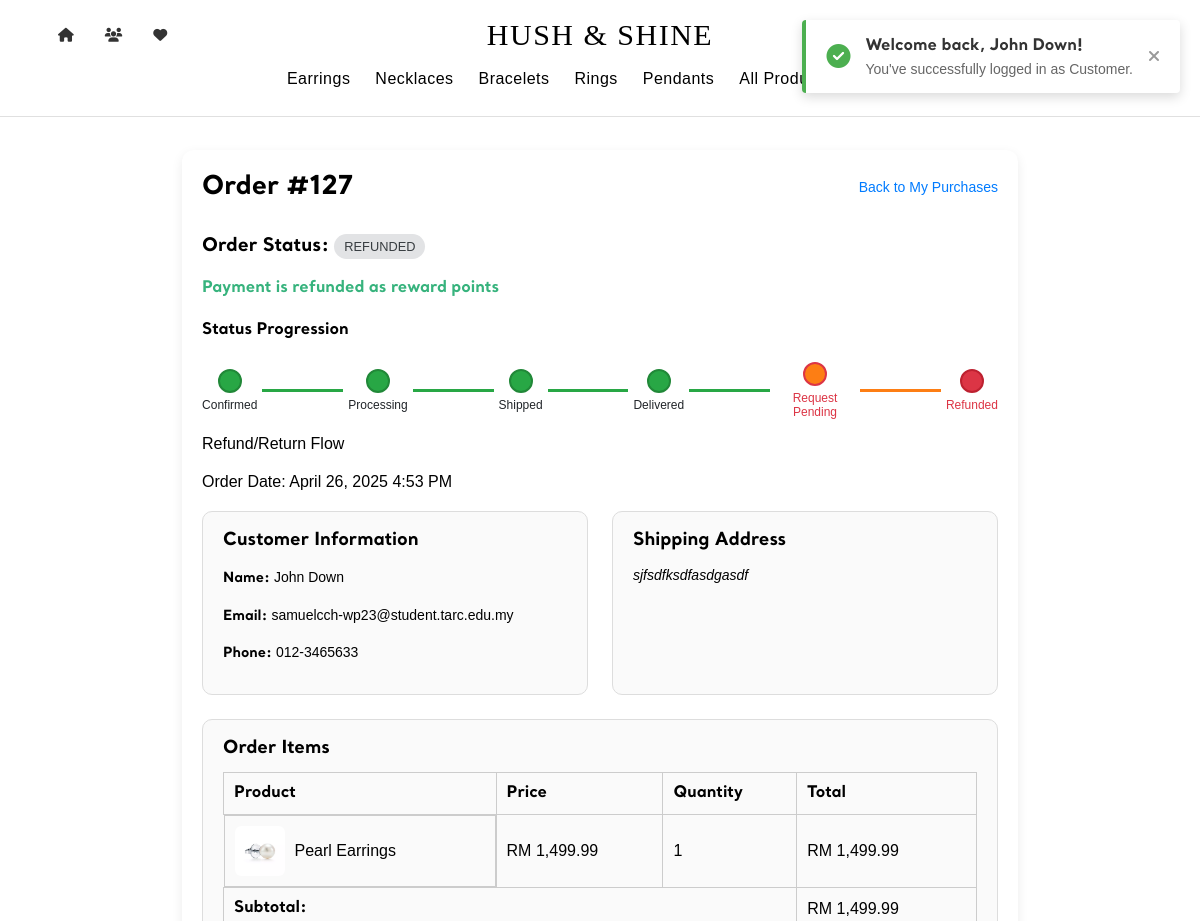
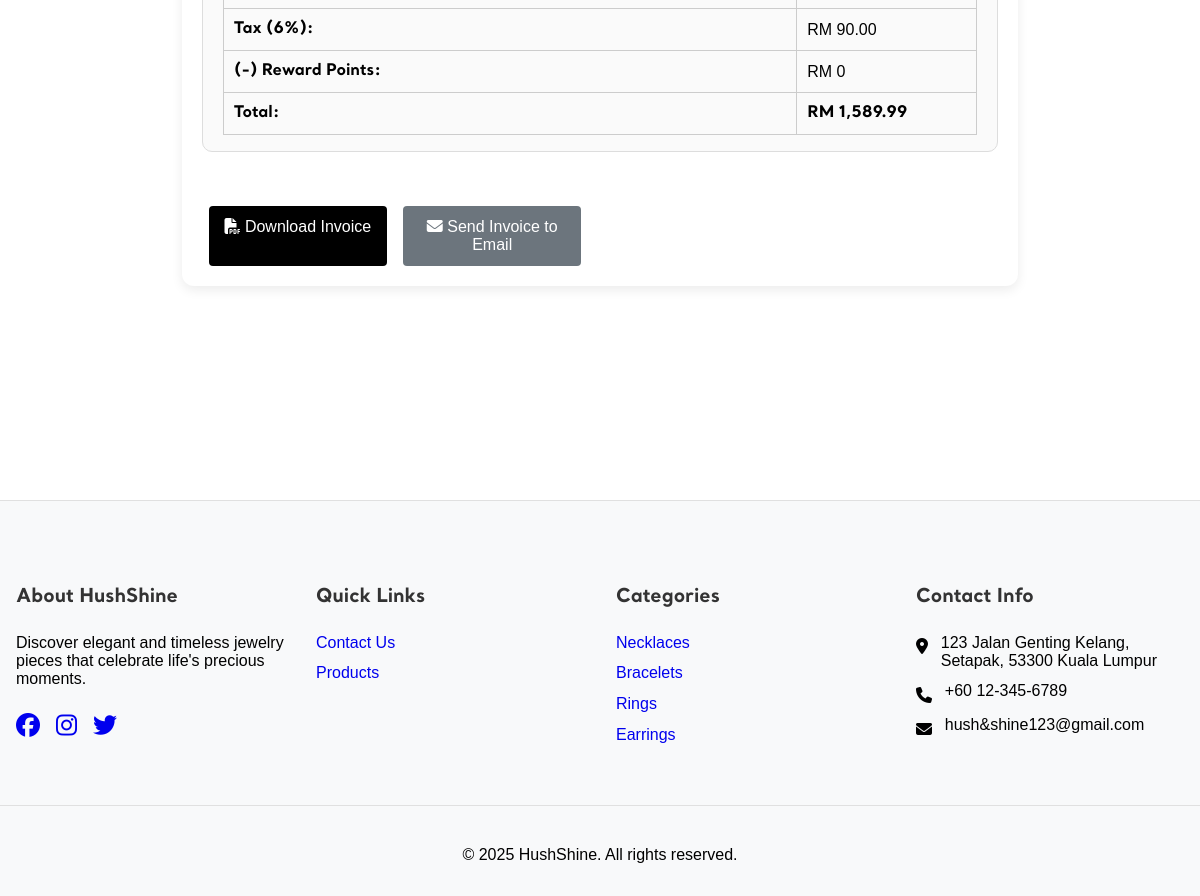
The app's page /page/cust_viewOrder.php?id=127 (signed in) with its own data (2 pictures, top to bottom).
### tables this page shows
CREATE TABLE `orders` (
  `order_id` int(11) NOT NULL,
  `cust_id` char(5) NOT NULL,
  `order_date` datetime NOT NULL,
  `reward_used` decimal(10,2) DEFAULT 0.00,
  `reward_get` decimal(10,2) DEFAULT 0.00,
  `total_amount` decimal(10,2) NOT NULL,
  `status` varchar(50) NOT NULL DEFAULT 'Pending',
  `payment_id` varchar(255) DEFAULT NULL,
  `payment_status` varchar(50) DEFAULT NULL,
  `shipping_address` text DEFAULT NULL,
  `payment_method` varchar(50) NOT NULL
);

CREATE TABLE `customer` (
  `cust_id` char(5) NOT NULL,
  `cust_name` varchar(50) NOT NULL,
  `cust_contact` varchar(13) NOT NULL,
  `cust_email` varchar(50) NOT NULL,
  `cust_gender` char(1) NOT NULL,
  `cust_password` varchar(100) NOT NULL,
  `cust_photo` varchar(100) NOT NULL,
  `status` enum('active','blocked') DEFAULT 'active',
  `blocked_until` datetime DEFAULT NULL,
  `block_reason` varchar(255) DEFAULT NULL
);

CREATE TABLE `order_items` (
  `order_item_id` int(11) NOT NULL,
  `order_id` int(11) NOT NULL,
  `prod_id` char(4) NOT NULL,
  `quantity` int(11) NOT NULL,
  `price` decimal(10,2) NOT NULL
);

CREATE TABLE `product` (
  `prod_id` char(4) NOT NULL,
  `prod_name` varchar(100) NOT NULL,
  `prod_desc` varchar(200) NOT NULL,
  `price` double(7,2) NOT NULL,
  `quantity` int(4) NOT NULL,
  `cat_id` char(4) NOT NULL,
  `image` varchar(100) NOT NULL
);

### page/cust_viewOrder.php (the view, shortened to what this page needs)
<?php
require '../_base.php';
$custId = $_SESSION['cust_id'];
$orderId = $_GET['id'] ?? null;
try {
    $orderStmt = $_db->prepare("
        SELECT o.*, sp.payment_intent_id, sp.status as payment_status
        FROM orders o
        LEFT JOIN stripe_payments sp ON o.order_id = sp.order_id
        WHERE o.order_id = ? AND o.cust_id = ?
    ");
    $orderStmt->execute([$orderId, $custId]);
    $order = $orderStmt->fetch(PDO::FETCH_ASSOC);
    $itemStmt = $_db->prepare("
        SELECT oi.*, p.prod_name, p.image
        FROM order_items oi
        JOIN product p ON oi.prod_id = p.prod_id
        WHERE oi.order_id = ?
    ");
    $itemStmt->execute([$orderId]);
    $orderItems = $itemStmt->fetchAll(PDO::FETCH_ASSOC);
    $trackingInfo = [
        'courier' => '',
        'tracking_number' => ''
    ];
    if (!empty($order['shipping_address']) && strpos($order['shipping_address'], '--TRACKING INFO--') !== false) {
        $parts = explode('--TRACKING INFO--', $order['shipping_address']);
        $shippingAddress = trim($parts[0]);
        if (isset($parts[1])) {
            if (preg_match('/Courier:\s*(.*?)\s*\n/i', $parts[1], $match)) {
                $trackingInfo['courier'] = $match[1];
            }
            if (preg_match('/Tracking Number:\s*(.*?)\s*(\n|$)/i', $parts[1], $match)) {
                $trackingInfo['tracking_number'] = $match[1];
            }
        }
    } else {
        $shippingAddress = $order['shipping_address'];
    }
    $custStmt = $_db->prepare("
        SELECT cust_name, cust_email, cust_contact
        FROM customer
        WHERE cust_id = ?
    ");
    $custStmt->execute([$custId]);
    $customer = $custStmt->fetch(PDO::FETCH_ASSOC);
} catch (Exception $e) {
    error_log("View Order Error: " . $e->getMessage());
    header('Location: mypurchase.php');
    exit;
}
include '../_head.php';
?>
<div class="custView-order-details-page">
    <div class="custView-page-header">
        <h2>Order #<?= $orderId ?></h2>
        <a href="mypurchase.php" class="custView-back-link">Back to My Purchases</a>
    </div>
    <div class="order-summary-section">
        <div class="order-status">
            <h3>Order Status: <span class="status-badge status-<?= strtolower($order['status']) ?>"><?= htmlspecialchars($order['status']) ?></span></h3>
            <?php if ($order['status'] === 'Refunded'): ?>
                <div class="refund_noti">Payment is refunded as reward points</div>
            <?php endif; ?>
            <div class="status-progression-container">
                <h4>Status Progression</h4>
                <div class="status-track">
                    <?php
                    $statuses = [];
                    $headerText = '';
                    if ($order['status'] === 'Refunded') {
                        $statuses = ['Confirmed', 'Processing', 'Shipped', 'Delivered', 'Request Pending', 'Refunded'];
                        $headerText = 'Refund/Return Flow';
                    } elseif ($order['status'] === 'Request Pending') {
                        $statuses = ['Confirmed', 'Processing', 'Shipped', 'Delivered', 'Request Pending'];
                        $headerText = 'Refund/Return Flow';
                    } elseif ($order['status'] === 'Cancelled') {
                        $statuses = ['Cancelled'];
                        $headerText = 'Order Cancellation Flow';
                    } else {
                        $statuses = ['Confirmed', 'Processing', 'Shipped', 'Delivered', 'Received'];
                        $headerText = 'Order Fulfillment Flow';
                    }
                    $currentStatusIndex = array_search($order['status'], $statuses);
                    foreach ($statuses as $index => $status):
                        $isActive = $order['status'] !== 'Pending' && $index <= $currentStatusIndex;
                        $isCurrent = $status === $order['status'];
                        $statusClass = in_array($status, ['Request Pending', 'Refunded', 'Cancelled']) ? 'issue-status' : '';
                    ?>
                        <div class="status-step <?= $isActive ? 'active' : '' ?> <?= $isCurrent ? 'current' : '' ?> <?= $statusClass ?>">
                            <div class="status-dot"></div>
                            <div class="status-label"><?= htmlspecialchars($status) ?></div>
                        </div>
                        <?php if ($index < count($statuses) - 1): ?>
                            <div class="status-line"></div>
                        <?php endif; ?>
                    <?php endforeach; ?>
                </div>
                <p class="status-header"><?= htmlspecialchars($headerText) ?></p>
            </div>
            <p>Order Date: <?= date('F j, Y g:i A', strtotime($order['order_date'])) ?></p>
        </div>
    </div>
    <div class="custView-order-details-grid">
        <div class="custView-detail-card">
            <h3>Customer Information</h3>
            <div class="custView-card-content">
                <p><strong>Name:</strong> <?= htmlspecialchars($customer['cust_name']) ?></p>
                <p><strong>Email:</strong> <?= htmlspecialchars($customer['cust_email']) ?></p>
                <p><strong>Phone:</strong> <?= htmlspecialchars($customer['cust_contact']) ?></p>
            </div>
        </div>
        <div class="custView-detail-card">
            <h3>Shipping Address</h3>
            <div class="custView-card-content">
                <address>
                    <?= nl2br(htmlspecialchars($shippingAddress ?? 'No shipping address provided')) ?>
                </address>
            </div>
        </div>
        <div class="custView-detail-card full-width">
            <h3>Order Items</h3>
            <div class="custView-card-content">
                <table class="custView-order-items-table">
                    <thead>
                        <tr>
                            <th>Product</th>
                            <th>Price</th>
                            <th>Quantity</th>
                            <th>Total</th>
                        </tr>
                    </thead>
                    <tbody>
                        <?php
                        $subtotal = 0;
                        foreach ($orderItems as $item):
                            $subtotal += $item['price'] * $item['quantity'];
                        ?>
                            <?php
                                $productImage = '../images/no-image.png';
                                if (!empty($item['image'])) {
                                    $imageData = json_decode($item['image'], true);
                                    if ($imageData) {
                                        $imageFile = is_array($imageData) ? $imageData[0] : $imageData;
                                        $productImage = '../images/products/' . $imageFile;
                                    }
                                }
                            ?>
                            <tr>
                                <td class="custView-product-cell">
                                    <div class="custView-product-info">
                                        <img src="<?= $productImage ?>" alt="<?= htmlspecialchars($item['prod_name']) ?>" class="custView-product-thumb">
                                        <span><?= htmlspecialchars($item['prod_name']) ?></span>
                                    </div>
                                </td>
                                <td>RM <?= number_format($item['price'], 2) ?></td>
                                <td><?= $item['quantity'] ?></td>
                                <td>RM <?= number_format($item['price'] * $item['quantity'], 2) ?></td>
                            </tr>
                        <?php endforeach; ?>
                    </tbody>
                    <tfoot>
                        <tr>
                            <td colspan="3" class="custView-text-right"><strong>Subtotal:</strong></td>
                            <td>RM <?= number_format($subtotal, 2) ?></td>
                        </tr>
                        <tr>
                            <td colspan="3" class="custView-text-right"><strong>Tax (6%):</strong></td>
                            <td>RM <?= number_format($subtotal * 0.06, 2) ?></td>
                        </tr>
                        <tr>
                            <td colspan="3" class="custView-text-right"><strong>(-) Reward Points:</strong></td>
                            <td>RM <?= number_format($order['reward_used']) ?></td>
                        </tr>
                        <tr>
                            <td colspan="3" class="custView-text-right"><strong>Total:</strong></td>
                            <td><strong>RM <?= number_format($order['total_amount'], 2) ?></strong></td>
                        </tr>
                    </tfoot>
                </table>
            </div>
        </div>
        <?php if ($order['status'] !== 'Pending'&& $order['status'] !== 'Cancelled'): ?>
            <div class="confirmation-actions" style="margin-top: 30px; text-align: center;">
                <a href="custGenerate_invoice.php?id=<?= $orderId ?>" class="admin-submit-btn" target="_blank">
                    <i class="fas fa-file-pdf"></i> Download Invoice
                </a>
                <a href="custGenerate_invoice.php?id=<?= $orderId ?>&email=1" class="admin-submit-btn secondary">
                    <i class="fas fa-envelope"></i> Send Invoice to Email
                </a>
            </div>
        <?php endif; ?>
    </div>
</div>
<?php include '../_foot.php'; ?>

### records on screen
orders: status "REFUNDED", status "Refund/Return Flow", order_date "April 26, 2025 4:53 PM", shipping_address "sjfsdfksdfasdgasdf", reward_used "0", total_amount "1,589.99"
customer: cust_name "John Down", cust_email "samuelcch-wp23@student.tarc.edu.my", cust_contact "012-3465633"
order_items: prod.prod_name "Pearl Earrings", price "1,499.99", quantity "1", $item['price'] * $item['quantity'] "1,499.99"

### other values on screen
$user_name "John Down"
$user_type "Customer"
$orderId "127"
$status "Confirmed"
$status "Processing"
$status "Shipped"
$status "Delivered"
$status "Request Pending"
$status "Refunded"
$subtotal "1,499.99"
$subtotal * 0.06 "90.00"
